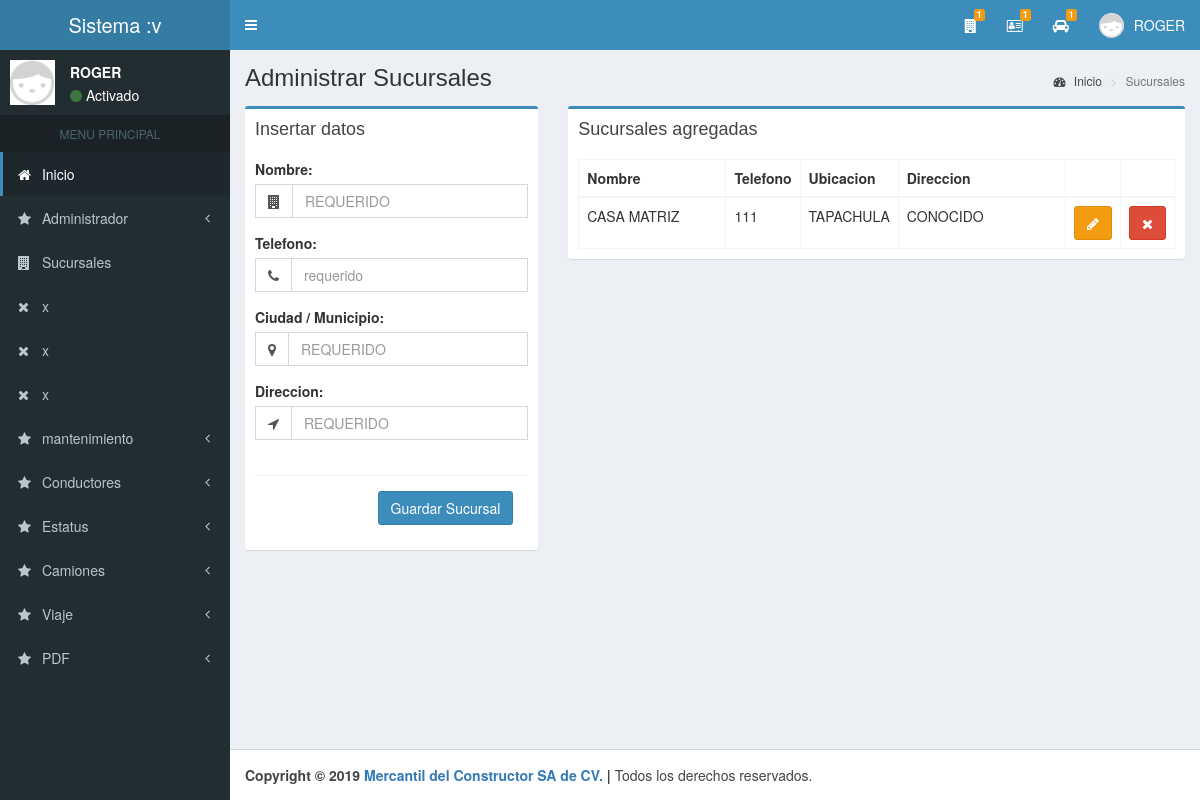
Screenshot of /sucursales (signed in) with the database file from the repository.
### tables this page shows
CREATE TABLE IF NOT EXISTS `sucursales` (
  `id` int(11) NOT NULL AUTO_INCREMENT,
  `nombre` text,
  `telefono` text,
  `ciudad` text,
  `direccion` text,
  `fecha_registro` timestamp NULL DEFAULT CURRENT_TIMESTAMP ON UPDATE CURRENT_TIMESTAMP,
  PRIMARY KEY (`id`)
);

### controladores/plantilla.controlador.php (called while the page is built)
<?php
class ControladorPlantilla{
	static public function ctrPlantilla(){
		include "vistas/plantilla.php";
	}
}

### index.php (called while the page is built, shortened)
<?php
require_once "controladores/plantilla.controlador.php";
require_once "controladores/usuarios.controlador.php";
require_once "controladores/sucursales.controlador.php";
require_once "controladores/camiones.controlador.php";
require_once "modelos/sucursales.modelo.php";
$plantilla = new ControladorPlantilla();
$plantilla -> ctrPlantilla();
?>

### controladores/sucursales.controlador.php (called while the page is built, shortened)
<?php
class ControladorSucursales{
	static public function ctrMostrarSucursales($item, $valor){
		$tabla = "sucursales";
		$respuesta = ModeloSucursales::MdlMostrarSucursales($tabla, $item, $valor);
		return $respuesta;
	}
}

### modelos/conexion.php (called while the page is built)
<?php
class Conexion{
	static public function conectar(){
		$link = new PDO("mysql:host=localhost;dbname=bd_merca",
			            "root",
			            "");
		$link->exec("set names utf8");
		return $link;
	}
}

### modelos/sucursales.modelo.php (called while the page is built, shortened)
<?php
require_once "conexion.php";
class ModeloSucursales{
	static public function mdlMostrarSucursales($tabla, $item, $valor){
		if($item != null){
			$stmt = Conexion::conectar()->prepare("SELECT * FROM $tabla WHERE $item = :$item");
			$stmt -> bindParam(":".$item, $valor, PDO::PARAM_STR);
			$stmt -> execute();
			return $stmt -> fetch();
		}else{
			$stmt = Conexion::conectar()->prepare("SELECT * FROM $tabla");
			$stmt -> execute();
			return $stmt -> fetchAll();
		}
	}
}

### vistas/modulos/sucursales.php (the view, shortened to what this page needs)
  <div class="content-wrapper">
    <section class="content-header">
      <h1>
        Administrar Sucursales
      </h1>
      <ol class="breadcrumb">
        <li><a href="inicio"><i class="fa fa-dashboard"></i> Inicio</a></li>
        <li class="active">Sucursales</li>
      </ol>
    </section>
    <section class="content">
      <div class="row">
        <div class="col-md-4">
          <div class="box box-primary">
            <form role="form" method="post" enctype="multipart/form-data">
              <div class="box-header">
                <h3 class="box-title">Insertar datos</h3>
              </div>
              <div class="box-body">
                <div class="form-group">
                  <label>Nombre:</label>
                  <div class="input-group">
                    <span class="input-group-addon"><i class="fa fa-building"></i></span>
                    <input type="text" class="form-control text-uppercase"   name="nuevoNombreS" placeholder="requerido" required="">
                  </div>
                </div>
                <div class="form-group">
                  <label>Telefono:</label>
                  <div class="input-group">
                    <span class="input-group-addon"><i class="fa fa-phone"></i></span>
                    <input type="number" class="form-control" name="nuevoTelefonoS" placeholder="requerido" required="">
                  </div>
                </div>
                <div class="form-group">
                  <label>Ciudad / Municipio:</label>
                  <div class="input-group">
                    <span class="input-group-addon"><i class="fa fa-map-marker"></i></span>
                    <input type="text" class="form-control text-uppercase" name="nuevoCiudadS" placeholder="requerido" required="">
                  </div>
                </div>
                <div class="form-group">
                  <label>Direccion:</label>
                  <div class="input-group">
                    <span class="input-group-addon"><i class="fa fa-location-arrow"></i></span>
                    <input type="text" class="form-control text-uppercase" name="nuevoDireccionS" placeholder="requerido" required="">
                  </div>
                </div>
                <br>
                <div class="modal-footer">
                  <button type="submit" class="btn btn-primary">Guardar Sucursal</button>
                </div>
              </div>
            </form>
          </div>
        </div>
        <div class="col-md-8">
          <div class="box box-primary">
            <div class="box-header">
              <h3 class="box-title">Sucursales agregadas</h3>
            </div>
            <div class="box-body">
              <table class="table table-bordered dt-responsive example">
                <thead>
                  <?php
                  if($_SESSION["id_rol"] == 1){
                  echo ' <tr>
                  <th style="width:150px">Nombre</th>
                  <th style="width:50px" >Telefono</th>';
                  echo '<th style="width:80px">Ubicacion</th>';
                  echo '<th style="width:170px">Direccion</th>';
                  echo '<th style="width:20px" ></th>';
                  echo '<th style="width:20px" ></th>
                </tr>';
                  }
                   ?>
               </thead>
               <tbody>
                <?php
                $item = null;
                $valor = null;
                $sucursales = ControladorSucursales::ctrMostrarSucursales($item, $valor);
                foreach ($sucursales as $key => $value){
                  echo ' <tr>
                  <td>'.$value["nombre"].'</td>
                  <td>'.$value["telefono"].'</td>';
                  echo '<td>'.$value["ciudad"].'</td>';
                  echo '<td>'.$value["direccion"].'</td>';
                  if($_SESSION["id_rol"] == 1){
                  echo '<td>
                    <button class="btn btn-warning  "  ><i class="fa fa-pencil"></i></button>
                  </td>';
                          }
                  echo '<td>
                      <button class="btn btn-danger btnEliminarRol" idRol="'.$value["id"].'"  ><i class="fa fa-times"></i></button>
                  </td>
                </tr>';
                }
                ?>
              </tbody>
            </table>
          </div>
        </div>
      </div>
    </div>
  </section>
</div>

### rows the page displays
sucursales: nombre "CASA MATRIZ", telefono "111", ciudad "TAPACHULA", direccion "CONOCIDO"

### other values shown
$totalSucursales "1"
$_SESSION["usuario"] "ROGER"
